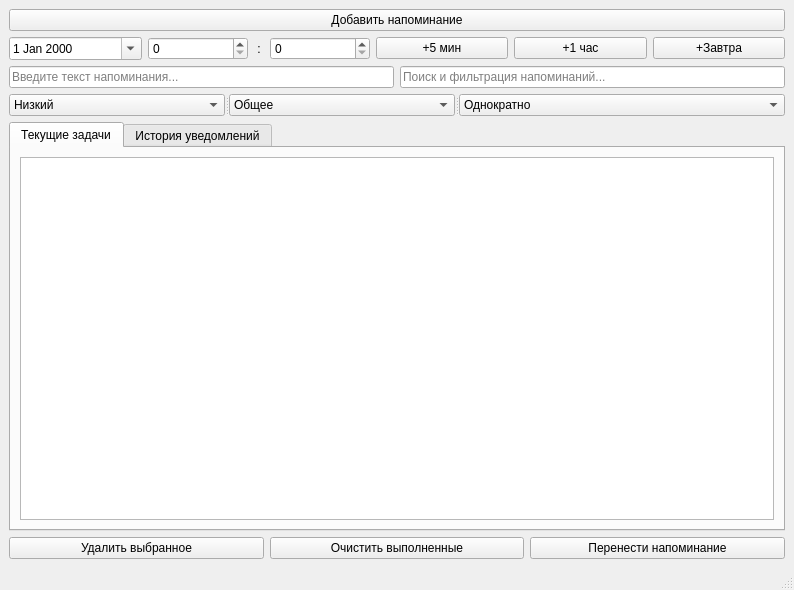
<?xml version="1.0" encoding="UTF-8"?>
<ui version="4.0">
 <class>MainWindow</class>
 <widget class="QMainWindow" name="MainWindow">
  <property name="geometry">
   <rect>
    <x>0</x>
    <y>0</y>
    <width>794</width>
    <height>590</height>
   </rect>
  </property>
  <property name="windowTitle">
   <string>Мой планировщик</string>
  </property>
  <widget class="QWidget" name="centralwidget">
   <layout class="QVBoxLayout" name="verticalLayout">
    <item>
     <widget class="QPushButton" name="addButton">
      <property name="text">
       <string>Добавить напоминание</string>
      </property>
     </widget>
    </item>
    <item>
     <layout class="QHBoxLayout" name="horizontalLayout">
      <item>
       <widget class="QDateEdit" name="dateEdit">
        <property name="calendarPopup">
         <bool>true</bool>
        </property>
       </widget>
      </item>
      <item>
       <widget class="QSpinBox" name="hoursSpinBox">
        <property name="maximumSize">
         <size>
          <width>100</width>
          <height>16777215</height>
         </size>
        </property>
        <property name="maximum">
         <number>23</number>
        </property>
       </widget>
      </item>
      <item>
       <widget class="QLabel" name="label">
        <property name="maximumSize">
         <size>
          <width>10</width>
          <height>16777215</height>
         </size>
        </property>
        <property name="text">
         <string>:</string>
        </property>
        <property name="alignment">
         <set>Qt::AlignmentFlag::AlignCenter</set>
        </property>
       </widget>
      </item>
      <item>
       <widget class="QSpinBox" name="minutesSpinBox">
        <property name="maximumSize">
         <size>
          <width>100</width>
          <height>16777215</height>
         </size>
        </property>
        <property name="maximum">
         <number>59</number>
        </property>
       </widget>
      </item>
      <item>
       <widget class="QPushButton" name="btnPlus5Min">
        <property name="text">
         <string>+5 мин</string>
        </property>
       </widget>
      </item>
      <item>
       <widget class="QPushButton" name="btnPlus1Hour">
        <property name="text">
         <string>+1 час</string>
        </property>
       </widget>
      </item>
      <item>
       <widget class="QPushButton" name="btnPlus1Day">
        <property name="text">
         <string>+Завтра</string>
        </property>
       </widget>
      </item>
     </layout>
    </item>
    <item>
     <layout class="QHBoxLayout" name="horizontalLayout_3">
      <item>
       <widget class="QLineEdit" name="lineEdit">
        <property name="placeholderText">
         <string>Введите текст напоминания...</string>
        </property>
       </widget>
      </item>
      <item>
       <widget class="QLineEdit" name="searchLineEdit">
        <property name="placeholderText">
         <string>Поиск и фильтрация напоминаний...</string>
        </property>
       </widget>
      </item>
     </layout>
    </item>
    <item>
     <widget class="QSplitter" name="splitter">
      <property name="orientation">
       <enum>Qt::Orientation::Horizontal</enum>
      </property>
      <widget class="QComboBox" name="priorityComboBox">
       <item>
        <property name="text">
         <string>Низкий</string>
        </property>
       </item>
       <item>
        <property name="text">
         <string>Средний</string>
        </property>
       </item>
       <item>
        <property name="text">
         <string>Высокий</string>
        </property>
       </item>
      </widget>
      <widget class="QComboBox" name="categoryComboBox">
       <item>
        <property name="text">
         <string>Общее</string>
        </property>
       </item>
       <item>
        <property name="text">
         <string>Работа</string>
        </property>
       </item>
       <item>
        <property name="text">
         <string>Дом</string>
        </property>
       </item>
       <item>
        <property name="text">
         <string>Здоровье</string>
        </property>
       </item>
      </widget>
      <widget class="QComboBox" name="periodComboBox">
       <item>
        <property name="text">
         <string>Однократно</string>
        </property>
       </item>
       <item>
        <property name="text">
         <string>Каждый день</string>
        </property>
       </item>
       <item>
        <property name="text">
         <string>Каждую неделю</string>
        </property>
       </item>
      </widget>
     </widget>
    </item>
    <item>
     <widget class="QTabWidget" name="tabWidget">
      <property name="currentIndex">
       <number>0</number>
      </property>
      <widget class="QWidget" name="tab">
       <attribute name="title">
        <string>Текущие задачи</string>
       </attribute>
       <layout class="QGridLayout" name="gridLayout">
        <item row="0" column="0">
         <widget class="QListWidget" name="listWidget"/>
        </item>
       </layout>
      </widget>
      <widget class="QWidget" name="tab_2">
       <attribute name="title">
        <string>История уведомлений</string>
       </attribute>
       <layout class="QGridLayout" name="gridLayout_2">
        <item row="0" column="0">
         <widget class="QListWidget" name="historyListWidget"/>
        </item>
       </layout>
      </widget>
     </widget>
    </item>
    <item>
     <layout class="QHBoxLayout" name="horizontalLayout_2">
      <item>
       <widget class="QPushButton" name="deleteButton">
        <property name="text">
         <string>Удалить выбранное</string>
        </property>
       </widget>
      </item>
      <item>
       <widget class="QPushButton" name="clearTriggeredButton">
        <property name="text">
         <string>Очистить выполненные</string>
        </property>
       </widget>
      </item>
      <item>
       <widget class="QPushButton" name="postponeButton">
        <property name="text">
         <string>Перенести напоминание</string>
        </property>
       </widget>
      </item>
     </layout>
    </item>
   </layout>
  </widget>
  <widget class="QMenuBar" name="menubar">
   <property name="geometry">
    <rect>
     <x>0</x>
     <y>0</y>
     <width>794</width>
     <height>22</height>
    </rect>
   </property>
  </widget>
  <widget class="QStatusBar" name="statusbar"/>
 </widget>
 <resources/>
 <connections/>
</ui>
